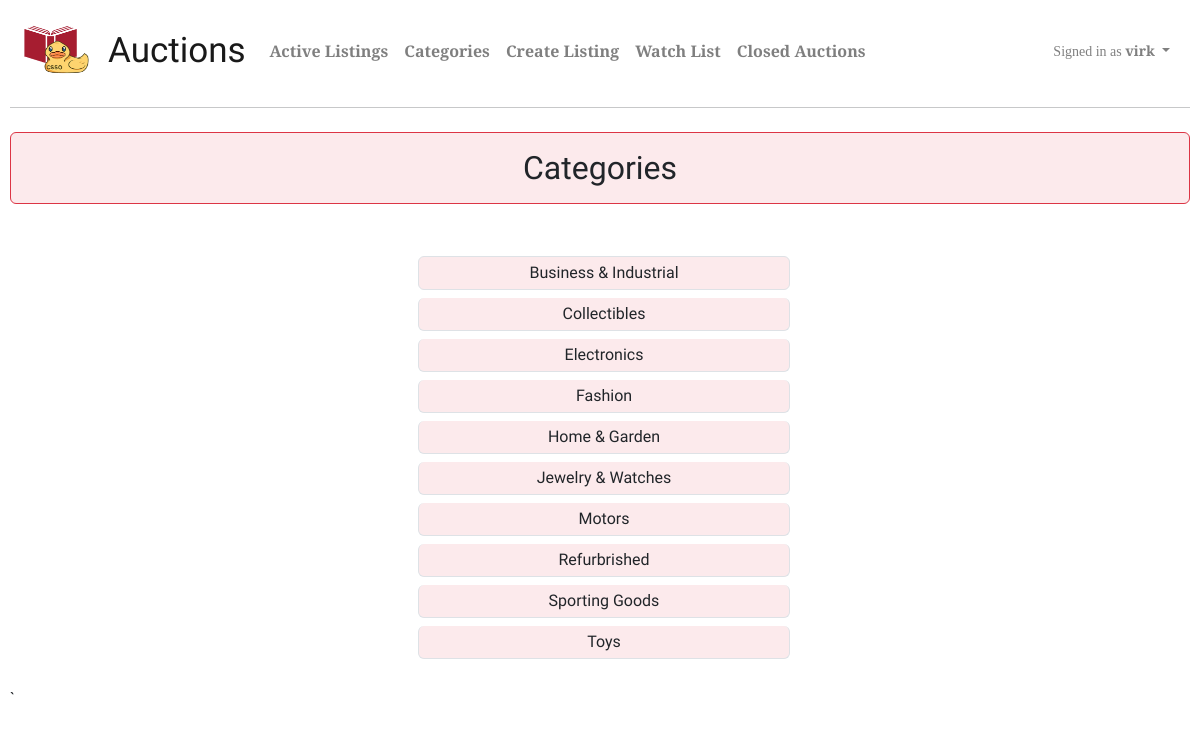
Page /categories (signed in) on the committed database.
### auctions/models.py (models this page shows)
class User(AbstractUser):
    pass

class Category(models.Model):
    categoryName = models.CharField(max_length=64)
    class Meta:
        ordering = ('categoryName',)
    def __str__(self) -> str:
        return self.categoryName

### auctions/views.py (the view)
# urls.py: path("categories", views.categories, name="categories"),
def categories(request):
    if request.method == "GET":
        categories = Category.objects.all()
        return render(request, "auctions/categories.html", {
            "categories": categories
            })

### auctions/templates/auctions/categories.html (shortened to what this page needs)
{% extends "auctions/layout.html" %}
{% load humanize %}
{% load l10n %}
{% block body %}
<h2 class="text-center title my-4 p-3 bg-danger bg-opacity-10 border border-danger rounded">Categories</h2>
<div class="container pb-4">
        <div class="pt-4">
            <form action="{% url 'all_categories' %}" method="POST">
                    <ul class="list-group list-group-flushed text-center offset-4">
                        {% for cat in categories %}
                        <button class=" col-6 btn list-group-item list-group-item-action p-1 m-1 text-dark bg-danger fs-6 bg-opacity-10" name="category" id="category" value="{{ cat }}" type="submit">{{ cat }}</button>
                        {% endfor %}
                    </ul>
            </form>
        </div>
</div>
{% endblock %}

### auctions/templates/auctions/layout.html (shortened to what this page needs)
{% load static %}
<!DOCTYPE html>
<html lang="en">
    <head>
        <link rel="stylesheet" href="https://stackpath.bootstrapcdn.com/bootstrap/4.4.1/css/bootstrap.min.css">
        <link href="{% static 'auctions/styles.css' %}" rel="stylesheet">
        <link href="https://cdn.jsdelivr.net/npm/bootstrap@5.3.0/dist/css/bootstrap.min.css" rel="stylesheet">
        <link rel="stylesheet" href="https://cdn.jsdelivr.net/npm/bootstrap-icons@1.10.5/font/bootstrap-icons.css">
    </head>
    <body style="font-family: 'Rokkitt';">
        <nav class="navbar navbar-expand-lg navbar-light" style="background-color: ;">
            <div class="container-fluid">
                <a class="navbar-brand" href="{% url 'index' %}">
                    <img src="{% static 'auctions/CS50_Logo2.png' %}" alt="CS50 Logo" width="70" height="55">
                </a>
                <a class="navbar-brand auctionFont" href="{% url 'index' %}" style="font: 35px Ultra;">Auctions</a>
            <div class="collapse navbar-collapse" id="navbarNav">
                <ul class="navbar-nav me-auto mb-2 mb-lg-0">
                        <li class="nav-item">
                            <a class="nav-link fw-bolder" href="{% url 'index' %}" style="font: 16px Baskervville;">Active Listings</a>
                        </li>
                        <li class="nav-item">
                            <a class="nav-link fw-bolder" href="{% url 'categories' %}" style="font: 16px Baskervville;">Categories</a>
                        </li>
                    {% if user.is_authenticated %}
                        <li class="nav-item">
                            <a class="nav-link fw-bolder" href="{% url 'create' %}" style="font: 16px Baskervville;">Create Listing</a>
                        </li>
                        <li class="nav-item">
                            <a class="nav-link fw-bolder" href="{% url 'watchlist' %}" style="font: 16px Baskervville;">Watch List</a>
                        </li>
                        <li class="nav-item">
                            <a class="nav-link fw-bolder" href="{% url 'closed_listings' %}" style="font: 16px Baskervville;">Closed Auctions</a>
                        </li>
                    {% endif %}
                </ul>
                    <div class="d-flex" style="font: 14px Baskervville;">
                        <ul class="navbar-nav justify-content-end">
                            {% if user.is_authenticated %}
                                <li class="nav-item dropdown">
                                    <a class="nav-link dropdown-toggle" href="#" id="navbarDropdownMenuLink" role="button" data-toggle="dropdown" aria-haspopup="true" aria-expanded="false">
                                        <i class="fa fa-user pr-1" aria-hidden="true"></i> Signed in as <strong>{{ user.username }}</strong>
                                    </a>
                                </li>
                            {% else %}
                                    <a class="nav-link mx-lg-2 bg-success fw-bold rounded-3 border border-5 border-success" href="{% url 'login' %}">Login</a>
                                    <a class="nav-link mx-lg-2 bg-info fw-bold rounded-3  border border-5 border-info" href="{% url 'register' %}">Register</a>
                            {% endif %}
                        </ul>
                    </div>
            </div>
            </div>
        </nav>
        <hr>
        {% block body %}
        {% endblock %}
    </body>
</html>`

### auctions/static/auctions/styles.css (style rules this page uses)
body { padding: 10px; }

### rows in the picture
User: username "virk"
Category: categoryName "Business & Industrial"
Category: categoryName "Collectibles"
Category: categoryName "Electronics"
Category: categoryName "Fashion"
Category: categoryName "Home & Garden"
Category: categoryName "Jewelry & Watches"
Category: categoryName "Motors"
Category: categoryName "Refurbrished"
Category: categoryName "Sporting Goods"
Category: categoryName "Toys"
